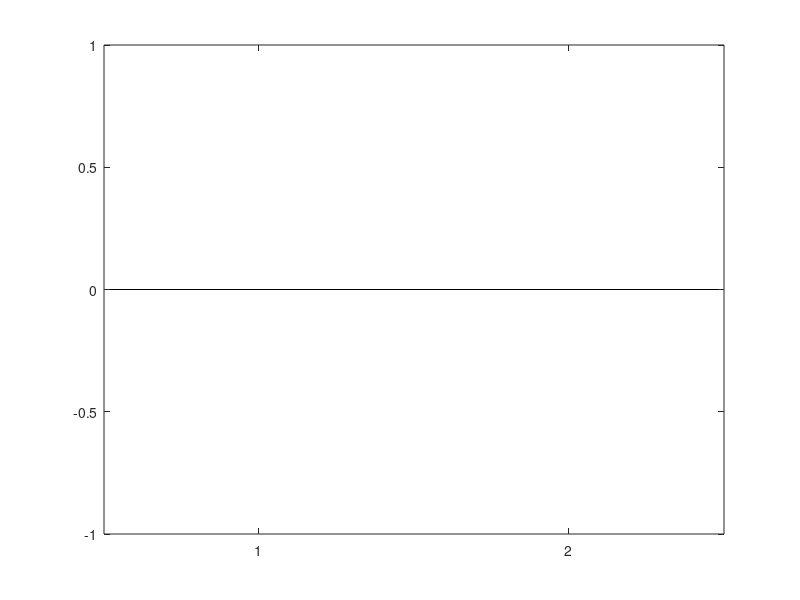

The MATLAB script that drew this image: (Note: this script raises an error after producing the figure.)
% directory management
motherShip = fileparts(which(mfilename)); % The program directory
cd(motherShip) % go there just in case we are far away
addpath(genpath(motherShip)); % add the folder and subfolders to pathcd('results')
files = dir('results/*Correct.mat');
names = {files.name};

stimFiles = dir('crowdingOutput/left/*.jpg');
stimNames = {stimFiles.name};
stimTypes = {};
for i = 1:length(stimNames)
    stimTypes{i} = stimNames{i}(1:end-6);
end
stimTypes = unique(stimTypes);

cd('results')
allCorrect = zeros(length(files),10);
distFromChance = zeros(length(files),10);
for i = 1:length(names)
    temp = loadSingleVariableMATFile(names{i});
    allCorrect(i,:) = temp;
    distFromChance(i,:) = abs(temp - 50*ones(size(allCorrect(i,:))));
end
cd(motherShip)

meanCorrect = mean(allCorrect);
stderror = std(allCorrect)./sqrt(length(names));
meanDistFromChance = mean(distFromChance);
distFromAvgStdErr = std(distFromChance)./sqrt(length(names));


figure()
bar(meanCorrect(end-1:end))
hold on
h = errorbar(meanCorrect(end-1:end),stderror(end-1:end));
set(h,'linestyle','none')
ylim([0 100])
ylabel('percent correct')
set(gca,'XTickLabel',stimTypes(end-1:end))
% title('Average performance')
hold off

figure()
bar(meanDistFromChance(end-1:end))
hold on
h = errorbar(meanDistFromChance(end-1:end),distFromAvgStdErr(end-1:end));
set(h,'linestyle','none')
ylim([0 25])
ylabel('average distance from chance level')
set(gca,'XTickLabel',stimTypes(end-1:end))
% title('Average distance from chance level')
hold off
